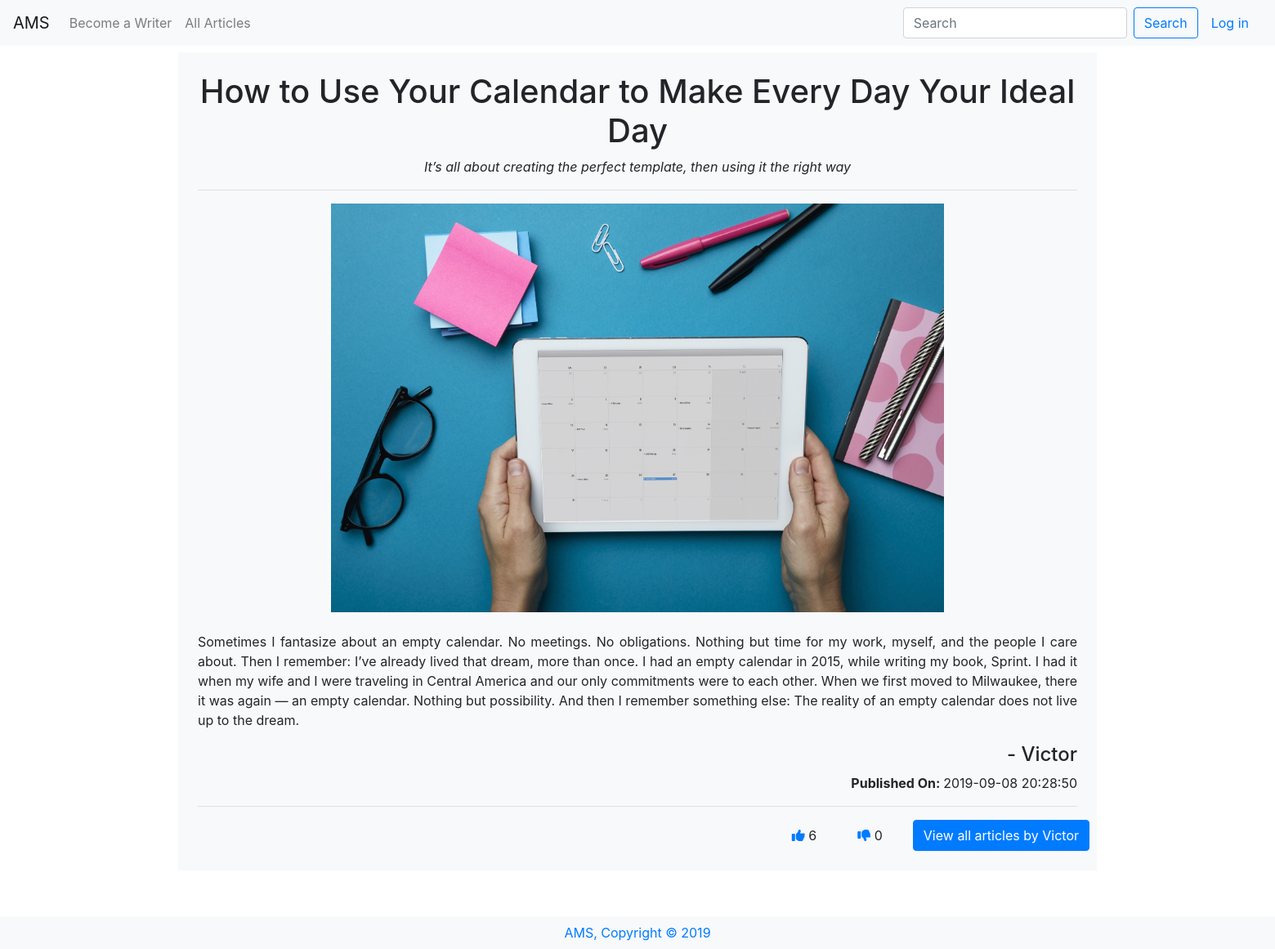
Screenshot of /viewone/14 with the database file from the repository.
### tables this page shows
CREATE TABLE 'articles' ('id' integer PRIMARY KEY AUTOINCREMENT NOT NULL, 'userid' smallint NOT NULL, 'title' varchar(255) NOT NULL, 'description' varchar(300) NOT NULL, 'content' text NOT NULL, 'like' smallint, 'dislike' smallint, 'image' bytea, 'date' timestamp NOT NULL DEFAULT CURRENT_TIMESTAMP);

CREATE TABLE users(
    id INTEGER NOT NULL PRIMARY KEY,
    username VARCHAR(255) NOT NULL UNIQUE,
    email VARCHAR(255) NOT NULL UNIQUE,
    password VARCHAR(255) NOT NULL
);

### application.py (the view)
@app.route("/viewone/<id>")
def viewone(id):
    rows = db.execute("SELECT * FROM users JOIN articles ON users.id = articles.userid WHERE articles.id=:id", id=id)
    if rows[0]['image']:
        rows[0]['image'] = "../" + rows[0]['image']
    return render_template("viewone.html", datum=rows[0])

### application.py (called while the page is built)
@app.after_request
def after_request(response):
    response.headers["Cache-Control"] = "no-cache, no-store, must-revalidate"
    response.headers["Expires"] = 0
    response.headers["Pragma"] = "no-cache"
    return response

### templates/viewone.html
{% extends "layout.html" %} {% block title %} View - {{ datum.title }} {% endblock %}
{% block main%}
      <div class="article mb-5 bg-light p-4">
        <div class="article_head">
        <h1>{{ datum.title }}</h1>
        <p><i>{{ datum.description }}</i></p>
      </div>
        <div class="article_body" id="more{{ datum.id }}">
        <hr>
        <div class="article_image mb-4"><img src="{{ datum.image }}" alt="{{ datum.title }}"></div>
        <p class="text-justify">{{ datum.content }}</p>
      </div>
      <h4 class="text-right">- {{ datum.username }}</h4>
      <p class="text-right"><b>Published On: </b>{{ datum.date }}</p>
      <hr>
        <div class="article_footer row">
          <a href="/like/{{ datum.id }}" class="btn mr-4 btn"><i class="fas fa-thumbs-up text-primary"></i>
            {{ datum.like }}</a>
        <a href="/dislike/{{ datum.id }}" class="btn mr-4 btn"><i class="fas fa-thumbs-down text-primary"></i>
            {{ datum.dislike }}</a>
          <a href="/viewall/{{ datum.userid }}"><button class="float-right btn btn-primary">View all articles by {{ datum.username }}</button></a>
        </div>
      </div>
    {% endblock %}

### static/styles.css (style rules this page uses)
h1 { text-align: center; }
.article_image { display: flex; max-height: 500px; justify-content: center; }
.article_image img { object-fit: contain; }
.article_footer { display: flex; justify-content: flex-end; }

### rows the page displays
articles: title "How to Use Your Calendar to Make Every Day Your Ideal Day", description "It’s all about creating the perfect template, then using it the right way", image (picture), content "Sometimes I fantasize about an empty calendar. No meetings. No obligations. Nothing but time for my work, myself, and the people I care about. Then I remember: I’ve already lived that dream, more than once. I had an empty calendar in 2015, while writing my book, Sprint. I had it when my wife and I were traveling in Central America and our only commitments were to each other. When we first moved to Milwaukee, there it was again — an empty calendar. Nothing but possibility. And then I remember something else: The reality of an empty calendar does not live up to the dream.", date "2019-09-08 20:28:50", like "6", dislike "0"
users: username "Victor"
